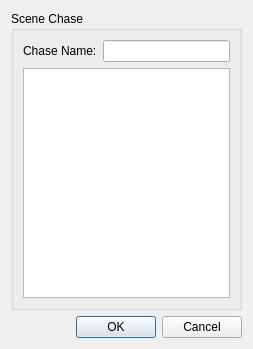
<?xml version="1.0" encoding="UTF-8"?>
<ui version="4.0">
 <class>DlgAddChase</class>
 <widget class="QDialog" name="DlgAddChase">
  <property name="geometry">
   <rect>
    <x>0</x>
    <y>0</y>
    <width>253</width>
    <height>349</height>
   </rect>
  </property>
  <property name="windowTitle">
   <string>Add bbb</string>
  </property>
  <property name="modal">
   <bool>true</bool>
  </property>
  <layout class="QVBoxLayout" name="verticalLayout">
   <property name="spacing">
    <number>6</number>
   </property>
   <item>
    <widget class="QGroupBox" name="groupBox">
     <property name="title">
      <string>Scene Chase</string>
     </property>
     <layout class="QVBoxLayout" name="verticalLayout_2">
      <item>
       <layout class="QHBoxLayout" name="horizontalLayout">
        <item>
         <widget class="QLabel" name="label">
          <property name="text">
           <string>Chase Name:</string>
          </property>
         </widget>
        </item>
        <item>
         <widget class="aLineEdit" name="m_pChaseName"/>
        </item>
       </layout>
      </item>
      <item>
       <widget class="QListView" name="m_pChaseList"/>
      </item>
     </layout>
    </widget>
   </item>
   <item>
    <widget class="QDialogButtonBox" name="buttonBox">
     <property name="orientation">
      <enum>Qt::Orientation::Horizontal</enum>
     </property>
     <property name="standardButtons">
      <set>QDialogButtonBox::StandardButton::Cancel|QDialogButtonBox::StandardButton::Ok</set>
     </property>
    </widget>
   </item>
  </layout>
 </widget>
 <customwidgets>
  <customwidget>
   <class>aLineEdit</class>
   <extends>QLineEdit</extends>
   <header location="global">aLineEdit.h</header>
  </customwidget>
 </customwidgets>
 <resources/>
 <connections>
  <connection>
   <sender>buttonBox</sender>
   <signal>accepted()</signal>
   <receiver>DlgAddChase</receiver>
   <slot>accept()</slot>
   <hints>
    <hint type="sourcelabel">
     <x>248</x>
     <y>254</y>
    </hint>
    <hint type="destinationlabel">
     <x>157</x>
     <y>274</y>
    </hint>
   </hints>
  </connection>
  <connection>
   <sender>buttonBox</sender>
   <signal>rejected()</signal>
   <receiver>DlgAddChase</receiver>
   <slot>reject()</slot>
   <hints>
    <hint type="sourcelabel">
     <x>316</x>
     <y>260</y>
    </hint>
    <hint type="destinationlabel">
     <x>286</x>
     <y>274</y>
    </hint>
   </hints>
  </connection>
 </connections>
</ui>
